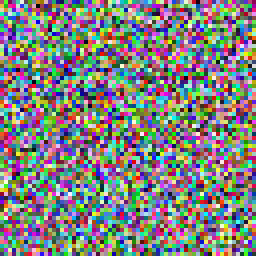
#> input picture fixtures/image/closeness/inputs/bmp_24.bmp, 64 x 64 px, given in place of cover.png, which was not available (shown 4 times larger)
$ python gen_inputs.py out.png ../../../fixtures/image/closeness/inputs
#> lines starting #> are read from the running program, lines starting #| are printed output that depends on the picture
# Spike: generate test images as raw ARGB (A,R,G,B byte order per pixel, exactly what
# AuroraAsset.cs ImageToRawArgb feeds the DLL). Writes <name>_<w>x<h>.argb into out dir.
import sys, os
import numpy as np
from PIL import Image

out = sys.argv[1]
placeholders = sys.argv[2]
os.makedirs(out, exist_ok=True)

def save(name, rgba):
    h, w, _ = rgba.shape
    argb = rgba[:, :, [3, 0, 1, 2]].astype(np.uint8)
    with open(os.path.join(out, f"{name}_{w}x{h}.argb"), "wb") as f:
        f.write(argb.tobytes())

# Real content: the app's own placeholder images, at the sizes the app resizes to.
sizes = {"cover": (900, 600), "background": (1280, 720), "banner": (420, 95), "icon": (64, 64), "screenshot": (1000, 562)}
for n, (w, h) in sizes.items():
    img = Image.open(os.path.join(placeholders, f"{n}.png")).convert("RGBA").resize((w, h), Image.LANCZOS)
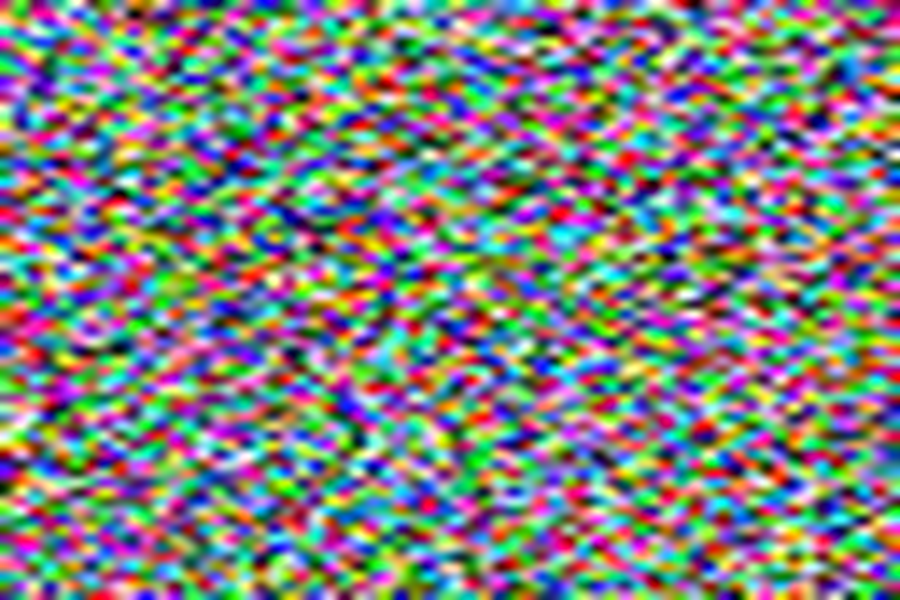
#> img: PIL image 900x600 RGBA; mean R, G, B, A 128.1, 128.6, 127.1, 255
    save(f"ph_{n}", np.array(img))
#> in save, `argb = rgba[:, :, [3, 0, 1, 2]].astype(np.uint8)`:
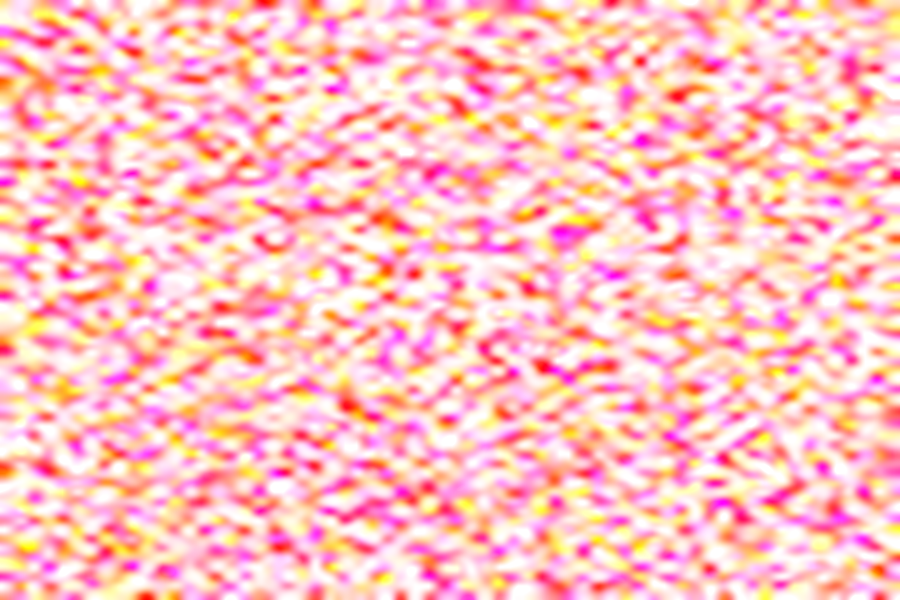
#> argb: shape (600, 900, 4); mean of channels 0, 1, 2, 3 255, 128.1, 128.6, 127.1; transparent parts drawn white
#> pass 2 of the loop `for n, (w, h) in sizes.items():`:
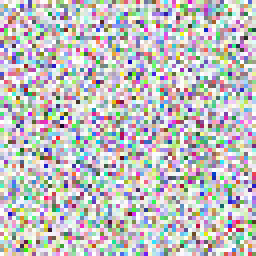
#> input picture fixtures/image/closeness/inputs/bmp_32.bmp, 64 x 64 px, given in place of background.png, which was not available (shown 4 times larger)
#> `img = Image.open(os.path.join(placeholders, f"{n}.png")).convert("RGBA..`:
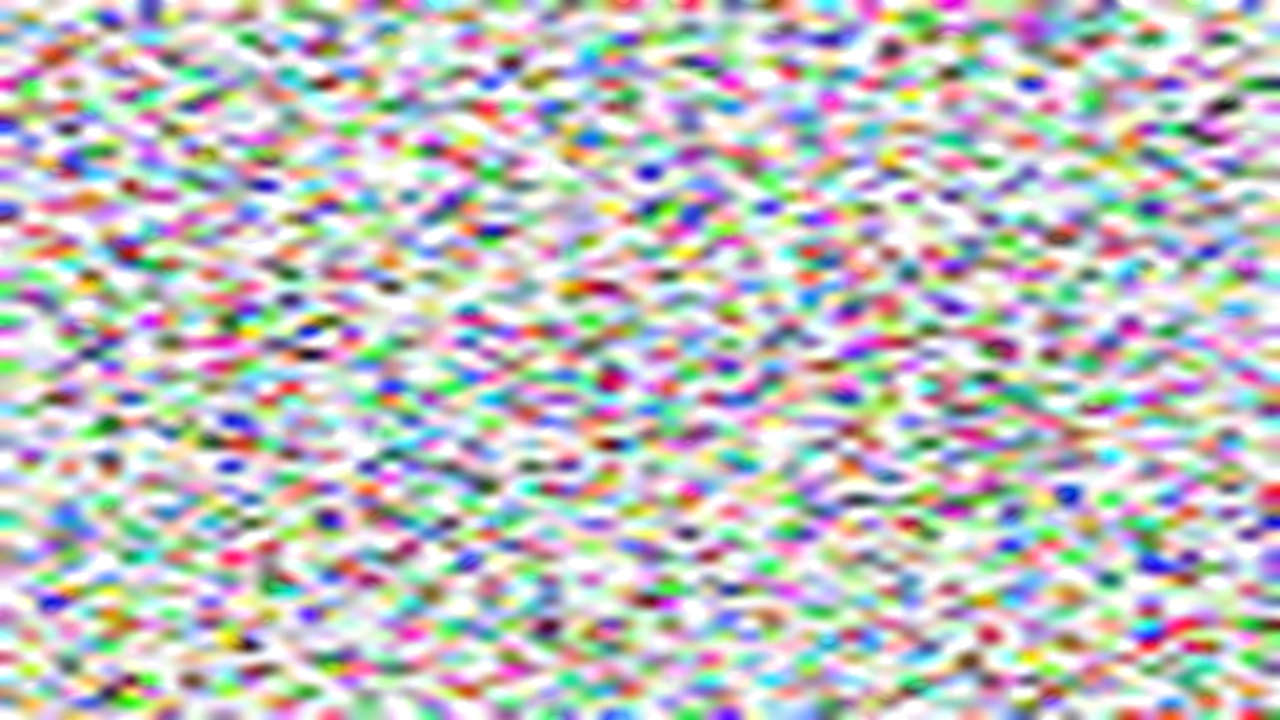
#> img: PIL image 1280x720 RGBA; mean R, G, B, A 127.3, 125.7, 126.5, 126.8; transparent parts drawn white
#> in save (call 2), `argb = rgba[:, :, [3, 0, 1, 2]].astype(np.uint8)`:
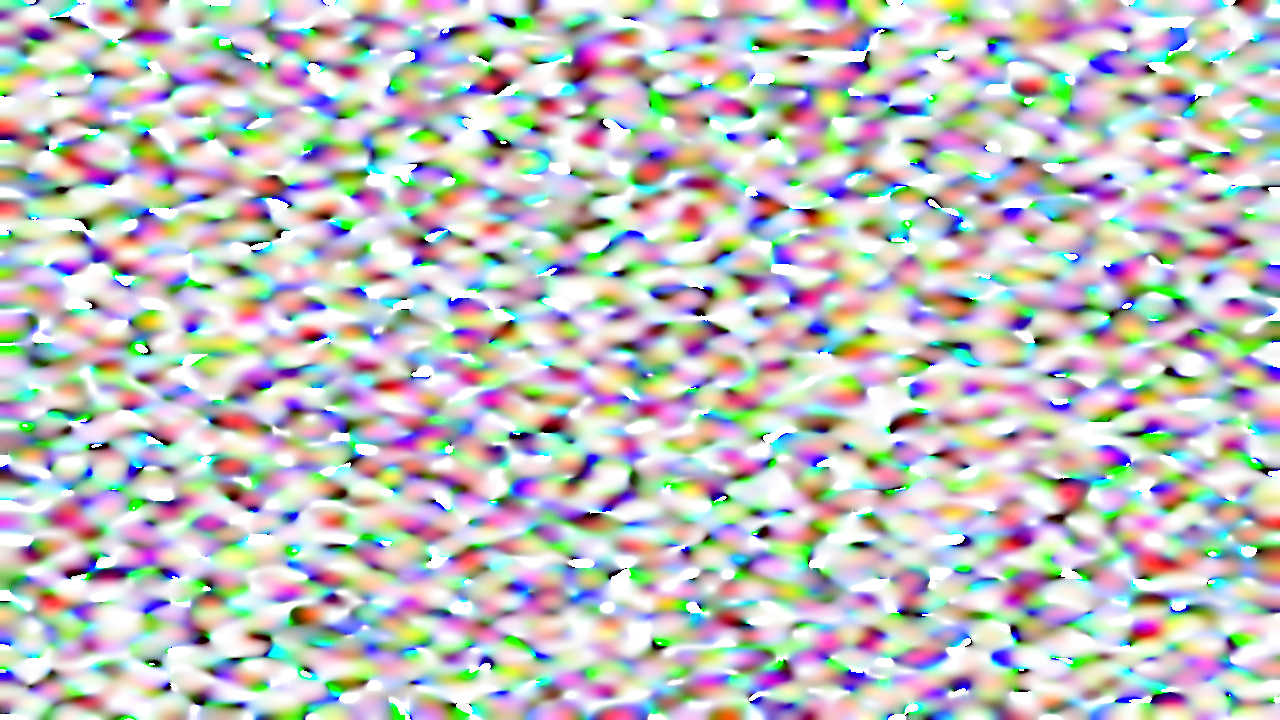
#> argb: shape (720, 1280, 4); mean of channels 0, 1, 2, 3 126.8, 127.3, 125.7, 126.5; transparent parts drawn white
#> (the run stopped early here; a loop or call above may not have finished)
